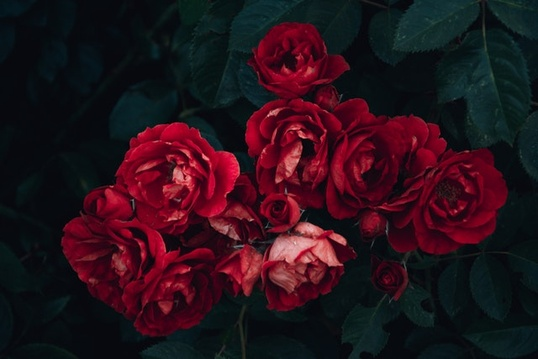
#> input picture lab-resource/rose.jpg, 538 x 359 px, shrunk from 640 x 427 before the run
$ python fft2.py
#> lines starting #> are read from the running program, lines starting #| are printed output that depends on the picture; long printed decimals are rounded
#	=====================================================================
#	Purpose: To understand the effect of Fourier Transform on an image.
#	---------------------------------------------------------------------
#	Sangeeta Biswas
#	Associate Professor
#	University of Rajshahi, Rajshahi
#	12.8.2022
#	=====================================================================
import matplotlib.pyplot as plt
import cv2
import numpy as np

def main():
	# Load image.
	img_path = './rose.jpg'#GhostPepper.jpg' #PaddyField.jpeg'
	rgb = plt.imread(img_path)
#> rgb is the input picture: shape (359, 538, 3); mean R, G, B 41, 17.2, 26.1

	# Convert images
	gray = cv2.cvtColor(rgb, cv2.COLOR_RGB2GRAY)
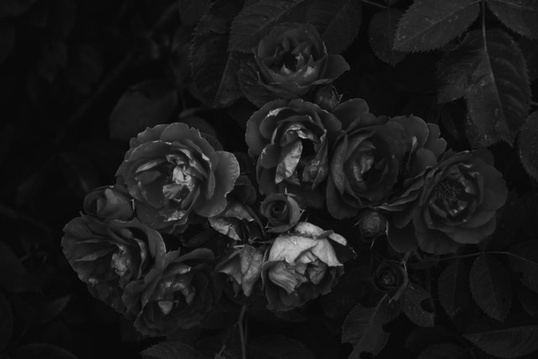
#> gray: shape (359, 538); min 0, max 219, mean 25.3

	# Perform Fast Fourier Transformation for 2D signal, i.e., image
	ftimg = np.fft.fft2(gray)
	centered_ftimg = np.fft.fftshift(ftimg)
	magnitude_spectrum = 100 * np.log(np.abs(ftimg))
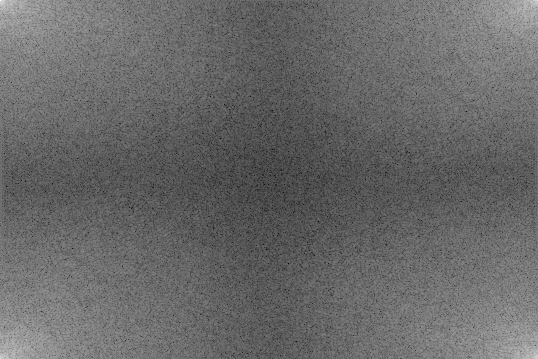
#> magnitude_spectrum: shape (359, 538) float64; min 124.2, max 1540.2, mean 706.6; drawn with min black and max white
	centered_magnitude_spectrum = 100 * np.log(np.abs(centered_ftimg))
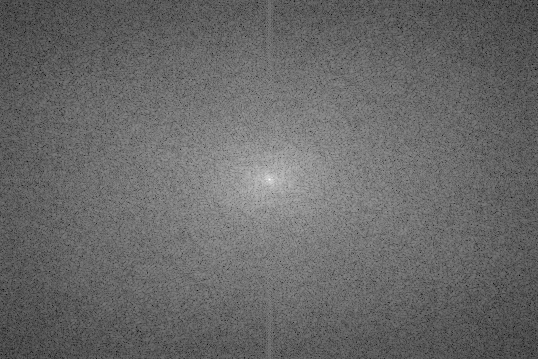
#> centered_magnitude_spectrum: shape (359, 538) float64; min 124.2, max 1540.2, mean 706.6; drawn with min black and max white

	print(gray.shape, ftimg.shape, centered_ftimg.shape)
#| (359, 538) (359, 538) (359, 538)
	print(gray.max(), gray.min(), ftimg.max(), ftimg.min(), centered_ftimg.max(), centered_ftimg.min())
#| 219 0 (4888629+1.6825651982799172e-10j) (-953181.973+116302.40788573257j) (4888629+1.6825651982799172e-10j) (-953181.973+116302.40788573257j)

	# Build a Gaussian filter.
	ncols, nrows = gray.shape
#> ncols = 359; nrows = 538
	gaussian_filter = build_gaussian_filter(ncols, nrows)

	# Apply Gaussian filter
	ftimg_gf = centered_ftimg * gaussian_filter
	filtered_img = np.abs(np.fft.ifft2(ftimg_gf))

	# Save images all together by matplotlib.
	img_set = [rgb, gray, magnitude_spectrum, centered_magnitude_spectrum, gaussian_filter, filtered_img]
	title_set = ['RGB', 'Gray', 'FFT2', 'Centered FFT2', 'Gaussian Filter', 'Filtered Img']
	figpath = './FFT2.png'
	matplotlib_plot_img(img_set, title_set, figpath)

def build_gaussian_filter(ncols, nrows):
#> called with ncols = 359, nrows = 538
	sigmax, sigmay = 10, 10
	cx, cy = nrows/2, ncols/2
#> cx = 269; cy = 179.5
	x = np.linspace(0, nrows, nrows)
#> x = 538 values from 0 to 538
	y = np.linspace(0, ncols, ncols)
#> y = 359 values from 0 to 359
	X, Y = np.meshgrid(x, y)
	gaussian_filter = np.exp(-(((X-cx)/sigmax)**2 + ((Y-cy)/sigmay)**2))
	print(gaussian_filter.shape)
#| (359, 538)
#> in main, `filtered_img = np.abs(np.fft.ifft2(ftimg_gf))`:
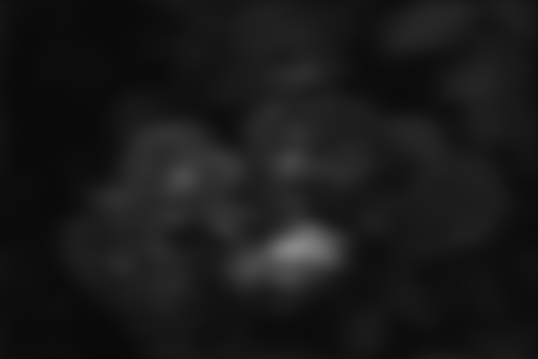
#> filtered_img: shape (359, 538) float64; min 9.38, max 135.5, mean 25.2

	return gaussian_filter

def matplotlib_plot_img(img_set, title_set, figpath):
#> called with figpath = './FFT2.png'
	plt.rcParams.update({'font.size': 15})
	plt.figure(figsize = (10, 10))
	n = len(img_set)
#> n = 6
	for i in range(n):
		plt.subplot(2, 3, i + 1)
		plt.title(title_set[i])
		img = img_set[i]
		ch = len(img.shape)
		if (ch == 2):
			plt.imshow(img, cmap = 'gray')
		else:
			plt.imshow(img)

	plt.tight_layout()
	plt.savefig(figpath)
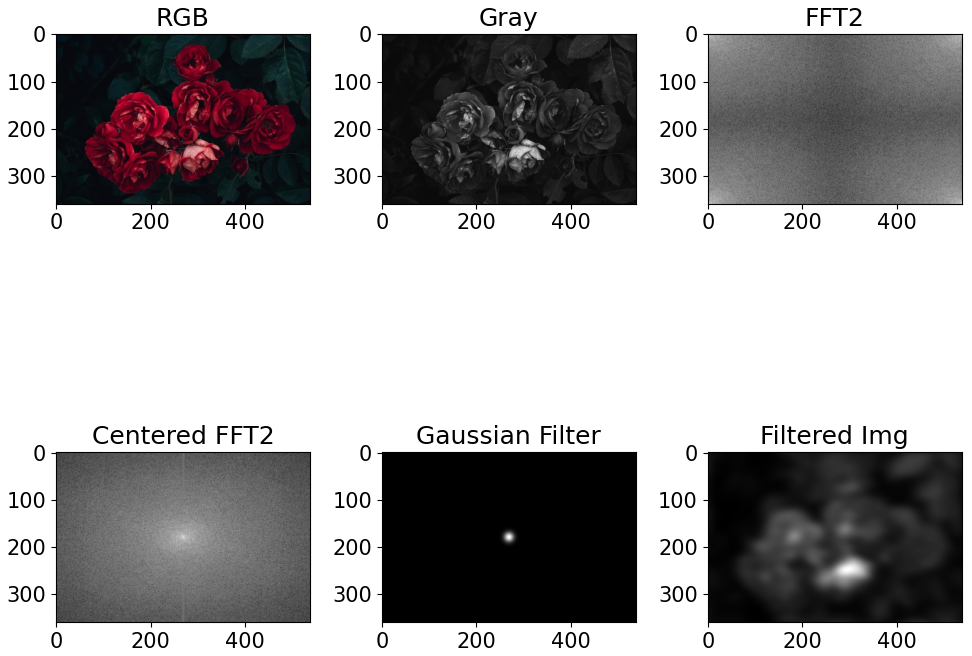
#> figure drawn by matplotlib, 6 panels
	plt.show()

if __name__ == '__main__':
	main()
